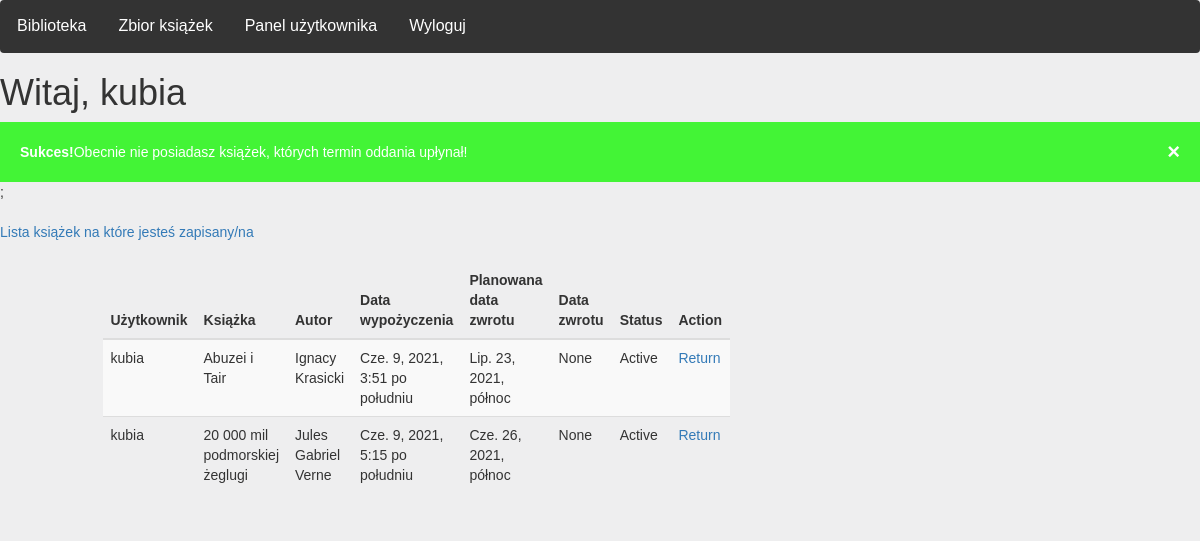
/user_view/ (signed in), run on an earlier commit of the app's database.
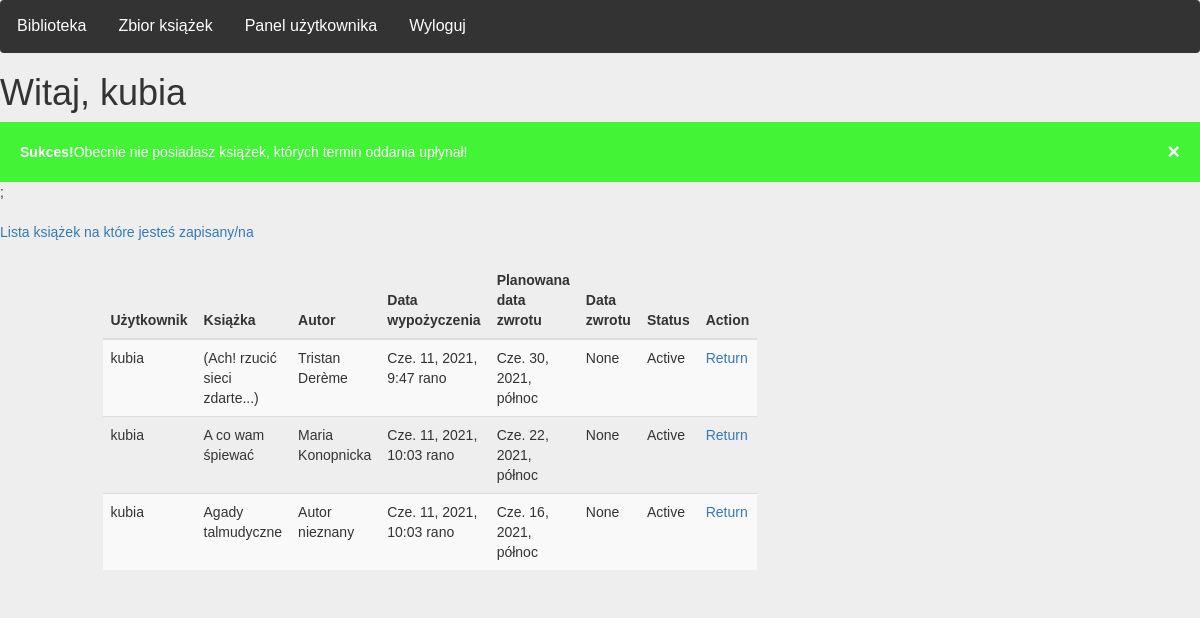
And on a later commit of the database.
### main_library/models.py (models this page shows)
class RentalList(models.Model):
    book_id = models.ForeignKey(Bookshelf, default=None, on_delete=models.SET_DEFAULT, null=True)
    user_id = models.ForeignKey(User, default=None, on_delete=models.SET_DEFAULT)
    check_out_date = models.DateTimeField(auto_now_add=True)
    planned_date_of_return = models.DateTimeField(default=None, null=True)
    date_of_return = models.DateTimeField(default=None, null=True)
    status = models.TextField(default='Active')

class Bookshelf(models.Model):
    kind = models.TextField(default='')
    title = models.TextField(default='')
    author = models.TextField(default='')
    epoch = models.TextField(default='')
    genre = models.TextField(default='')
    quantity = models.IntegerField(default=random.randint(0, 10))

### main_library/views.py (the view)
# urls.py: path('user_view/', views.user_view, name='user_view'),
def user_view(request):
    if request.user.is_authenticated:
        try:
            min_planned_date =  RentalList.objects.filter(user_id = request.user.id).filter(status='Active').order_by('planned_date_of_return').first()
            if min_planned_date.planned_date_of_return < timezone.now():
                alert_marker = 'Y'
            else:
                alert_marker = 'N'
        except:
            alert_marker = 'N'
        user_id = User.objects.get(pk = request.user.id)
        books = RentalList.objects.filter(user_id = request.user.id, status = 'Active').order_by('status', '-date_of_return')
        return render(request, 'main_library/user_view.html', {'name': request.user.username,
            'books': books, 'alert_marker' : alert_marker, 'min_planned_date' : min_planned_date})
    else:
        return redirect("login")

### main_library/templates/main_library/user_view.html (shortened to what this page needs)
{% extends "main_library/base.html" %}
{% block content %}
<h1>Witaj, {{ name }}</h1>
{% if alert_marker == 'Y' %}
  <div class="alert">
  <span class="closebtn" onclick="this.parentElement.style.display='none';">&times;</span>
  <strong>Uwaga!</strong> Na liście wypożyczeń znajdują się pozycje, którym upłynął termin zwrotu!!!
</div>;
{% else %}
  <div class="alert2">
  <span class="closebtn" onclick="this.parentElement.style.display='none';">&times;</span>
  <strong>Sukces!</strong>Obecnie nie posiadasz książek, których termin oddania upłynał!
</div>;
{% endif %}
<br><br>
<a href='/books_not_avaible'> Lista książek na które jesteś zapisany/na </a>
<br><br>
<div class="row">
    <div class="col-md-1"></div>
    <div class="col-md-5">
<table class="table table-dark table-striped" >
            <thead>
              <tr>
                  <th>Użytkownik</th>
                  <th>Książka</th>
                  <th>Autor</th>
                  <th>Data wypożyczenia</th>
                  <th>Planowana data zwrotu</th>
                  <th>Data zwrotu</th>
                  <th>Status</th>
                  <th>Action</th>
              </tr>
            </thead>
                {% for n in books %}
                <tr>
                    <td> {{ n.user_id }} </td>
                    <td> {{ n.book_id.title }} </td>
                    <td> {{ n.book_id.author }} </td>
                    <td> {{ n.check_out_date }} </td>
                    <td> {{ n.planned_date_of_return }} </td>
                    <td> {{ n.date_of_return }} </td>
                    <td> {{ n.status }} </td>
                    <td> <a href="{% url 'return_book' n.id %}"> Return </a> </td>
                </tr>
                {% endfor %}
        </table>
{% endblock %}

### main_library/templates/main_library/base.html (shortened to what this page needs)
<!DOCTYPE html>
<html lang="en">
<head>
    <link rel="stylesheet" href="https://maxcdn.bootstrapcdn.com/bootstrap/3.4.1/css/bootstrap.min.css">
</head>
<body>
<link rel="stylesheet" href="https://cdnjs.cloudflare.com/ajax/libs/font-awesome/4.7.0/css/font-awesome.min.css">
<div class="navbar">
  <a href="/#home">Biblioteka</a>
  <a href="/index">Zbior książek</a>
  <a href="/user_view"> Panel użytkownika </a>
  {% if user.is_authenticated %}
  <a href="/logout">Wyloguj {{ login }}</a>
  {%else%}
  <a href="/login">Logowanie</a>
  <a href="/register">Rejestracja</a>
  {%endif%}
</div>
{% block content %}
{% endblock %}
</body>
</html>

### main_library/templates/main_library/base.html (style rules this page uses)
body { font-family: Arial, Helvetica, sans-serif; margin: 0; background-color: #EEEEEF; }
.navbar { overflow: hidden; background-color: #333; }
.navbar a { float: left; font-size: 16px; color: white; text-align: center; padding: 14px 16px; text-decoration: none; }

### main_library/templates/main_library/user_view.html (style rules this page uses)
.closebtn { margin-left: 15px; color: white; font-weight: bold; float: right; font-size: 22px; line-height: 20px; cursor: pointer; transition: 0.3s; }
.alert2 { padding: 20px; background-color: #43F436; color: white; }

What changed in the data, as far as the page shows it:
no longer on this page (row edited): RentalList: user_id "kubia", book_id "Abuzei i Tair", book_id.author "Ignacy Krasicki", check_out_date "Cze. 9, 2021, 3:51 po południu", planned_date_of_return "Lip. 23, 2021, północ", date_of_return "None", status "Active"
no longer on this page (row edited): RentalList: user_id "kubia", book_id "20 000 mil podmorskiej żeglugi", book_id.author "Jules Gabriel Verne", check_out_date "Cze. 9, 2021, 5:15 po południu", planned_date_of_return "Cze. 26, 2021, północ", date_of_return "None", status "Active"
added RentalList: user_id "kubia", book_id "(Ach! rzucić sieci zdarte...)", book_id.author "Tristan Derème", check_out_date "Cze. 11, 2021, 9:47 rano", planned_date_of_return "Cze. 30, 2021, północ", date_of_return "None", status "Active"
added RentalList: user_id "kubia", book_id "A co wam śpiewać", book_id.author "Maria Konopnicka", check_out_date "Cze. 11, 2021, 10:03 rano", planned_date_of_return "Cze. 22, 2021, północ", date_of_return "None", status "Active"
added RentalList: user_id "kubia", book_id "Agady talmudyczne", book_id.author "Autor nieznany", check_out_date "Cze. 11, 2021, 10:03 rano", planned_date_of_return "Cze. 16, 2021, północ", date_of_return "None", status "Active"
